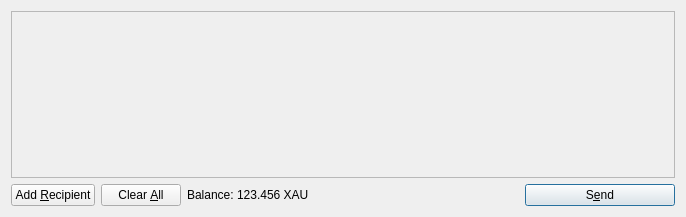
<?xml version="1.0" encoding="UTF-8"?>
<ui version="4.0">
 <class>SendCoinsDialog</class>
 <widget class="QDialog" name="SendCoinsDialog">
  <property name="geometry">
   <rect>
    <x>0</x>
    <y>0</y>
    <width>686</width>
    <height>217</height>
   </rect>
  </property>
  <property name="windowTitle">
   <string>Send Coins</string>
  </property>
  <layout class="QVBoxLayout" name="verticalLayout">
   <item>
    <widget class="QScrollArea" name="scrollArea">
     <property name="widgetResizable">
      <bool>true</bool>
     </property>
     <widget class="QWidget" name="scrollAreaWidgetContents">
      <property name="geometry">
       <rect>
        <x>0</x>
        <y>0</y>
        <width>666</width>
        <height>165</height>
       </rect>
      </property>
      <layout class="QVBoxLayout" name="verticalLayout_2">
       <property name="margin">
        <number>0</number>
       </property>
       <item>
        <layout class="QVBoxLayout" name="entries">
         <property name="spacing">
          <number>6</number>
         </property>
        </layout>
       </item>
       <item>
        <spacer name="verticalSpacer">
         <property name="orientation">
          <enum>Qt::Vertical</enum>
         </property>
         <property name="sizeHint" stdset="0">
          <size>
           <width>20</width>
           <height>40</height>
          </size>
         </property>
        </spacer>
       </item>
      </layout>
     </widget>
    </widget>
   </item>
   <item>
    <layout class="QHBoxLayout" name="horizontalLayout">
     <item>
      <widget class="QPushButton" name="addButton">
       <property name="toolTip">
        <string>Send to multiple recipients at once</string>
       </property>
       <property name="text">
        <string>Add &amp;Recipient</string>
       </property>
       <property name="icon">
        <iconset resource="../bitcoin.qrc">
         <normaloff>:/icons/add</normaloff>:/icons/add</iconset>
       </property>
       <property name="autoDefault">
        <bool>false</bool>
       </property>
      </widget>
     </item>
     <item>
      <widget class="QPushButton" name="clearButton">
       <property name="sizePolicy">
        <sizepolicy hsizetype="Minimum" vsizetype="Fixed">
         <horstretch>0</horstretch>
         <verstretch>0</verstretch>
        </sizepolicy>
       </property>
       <property name="toolTip">
        <string>Remove all transaction fields</string>
       </property>
       <property name="text">
        <string>Clear &amp;All</string>
       </property>
       <property name="icon">
        <iconset resource="../bitcoin.qrc">
         <normaloff>:/icons/remove</normaloff>:/icons/remove</iconset>
       </property>
       <property name="autoRepeatDelay">
        <number>300</number>
       </property>
       <property name="autoDefault">
        <bool>false</bool>
       </property>
      </widget>
     </item>
     <item>
      <layout class="QHBoxLayout" name="horizontalLayout_2">
       <property name="spacing">
        <number>3</number>
       </property>
       <item>
        <widget class="QLabel" name="label">
         <property name="text">
          <string>Balance:</string>
         </property>
        </widget>
       </item>
       <item>
        <widget class="QLabel" name="labelBalance">
         <property name="cursor">
          <cursorShape>IBeamCursor</cursorShape>
         </property>
         <property name="text">
          <string>123.456 XAU</string>
         </property>
         <property name="textInteractionFlags">
          <set>Qt::LinksAccessibleByMouse|Qt::TextSelectableByKeyboard|Qt::TextSelectableByMouse</set>
         </property>
        </widget>
       </item>
      </layout>
     </item>
     <item>
      <spacer name="horizontalSpacer">
       <property name="orientation">
        <enum>Qt::Horizontal</enum>
       </property>
       <property name="sizeHint" stdset="0">
        <size>
         <width>40</width>
         <height>20</height>
        </size>
       </property>
      </spacer>
     </item>
     <item>
      <widget class="QPushButton" name="sendButton">
       <property name="minimumSize">
        <size>
         <width>150</width>
         <height>0</height>
        </size>
       </property>
       <property name="toolTip">
        <string>Confirm the send action</string>
       </property>
       <property name="text">
        <string>S&amp;end</string>
       </property>
       <property name="icon">
        <iconset resource="../bitcoin.qrc">
         <normaloff>:/icons/send</normaloff>:/icons/send</iconset>
       </property>
       <property name="default">
        <bool>true</bool>
       </property>
      </widget>
     </item>
    </layout>
   </item>
  </layout>
 </widget>
 <resources>
  <include location="../bitcoin.qrc"/>
 </resources>
 <connections/>
</ui>
